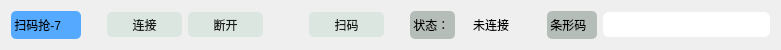
  <widget class="QWidget" name="layoutWidget_7">
   <property name="geometry">
    <rect>
     <x>20</x>
     <y>320</y>
     <width>781</width>
     <height>30</height>
    </rect>
   </property>
   <layout class="QGridLayout" name="gridLayout_7">
    <item row="0" column="2">
     <widget class="QPushButton" name="pb_Connect_7">
      <property name="minimumSize">
       <size>
        <width>75</width>
        <height>25</height>
       </size>
      </property>
      <property name="styleSheet">
       <string notr="true">background: rgb(220, 230, 225);
border-color: rgb(0, 0, 0);
border-radius: 5px;
color:rgb(24, 28, 27);</string>
      </property>
      <property name="text">
       <string>连接</string>
      </property>
     </widget>
    </item>
    <item row="0" column="5">
     <widget class="QPushButton" name="pb_Scan_7">
      <property name="minimumSize">
       <size>
        <width>75</width>
        <height>25</height>
       </size>
      </property>
      <property name="styleSheet">
       <string notr="true">background: rgb(220, 230, 225);
border-color: rgb(0, 0, 0);
border-radius: 5px;
color:rgb(24, 28, 27);</string>
      </property>
      <property name="text">
       <string>扫码</string>
      </property>
     </widget>
    </item>
    <item row="0" column="8">
     <widget class="QLabel" name="lb_State_7">
      <property name="minimumSize">
       <size>
        <width>60</width>
        <height>25</height>
       </size>
      </property>
      <property name="text">
       <string>未连接</string>
      </property>
      <property name="alignment">
       <set>Qt::AlignCenter</set>
      </property>
     </widget>
    </item>
    <item row="0" column="0">
     <widget class="QLabel" name="lb_Scaner_7">
      <property name="minimumSize">
       <size>
        <width>70</width>
        <height>28</height>
       </size>
      </property>
      <property name="styleSheet">
       <string notr="true">border-radius: 5px;
background-color: rgb(85, 170, 255);</string>
      </property>
      <property name="text">
       <string> 扫码抢-7 </string>
      </property>
     </widget>
    </item>
    <item row="0" column="6">
     <spacer name="horizontalSpacer_25">
      <property name="orientation">
       <enum>Qt::Horizontal</enum>
      </property>
      <property name="sizeType">
       <enum>QSizePolicy::Fixed</enum>
      </property>
      <property name="sizeHint" stdset="0">
       <size>
        <width>20</width>
        <height>20</height>
       </size>
      </property>
     </spacer>
    </item>
    <item row="0" column="9">
     <spacer name="horizontalSpacer_26">
      <property name="orientation">
       <enum>Qt::Horizontal</enum>
      </property>
      <property name="sizeType">
       <enum>QSizePolicy::Fixed</enum>
      </property>
      <property name="sizeHint" stdset="0">
       <size>
        <width>20</width>
        <height>20</height>
       </size>
      </property>
     </spacer>
    </item>
    <item row="0" column="3">
     <widget class="QPushButton" name="pb_Disconnect_7">
      <property name="minimumSize">
       <size>
        <width>75</width>
        <height>25</height>
       </size>
      </property>
      <property name="styleSheet">
       <string notr="true">background: rgb(220, 230, 225);
border-color: rgb(0, 0, 0);
border-radius: 5px;
color:rgb(24, 28, 27);</string>
      </property>
      <property name="text">
       <string>断开</string>
      </property>
     </widget>
    </item>
    <item row="0" column="7">
     <widget class="QLabel" name="label_14">
      <property name="minimumSize">
       <size>
        <width>45</width>
        <height>25</height>
       </size>
      </property>
      <property name="styleSheet">
       <string notr="true">border-radius: 5px;
background-color: rgb(180, 189, 184);</string>
      </property>
      <property name="text">
       <string> 状态：</string>
      </property>
     </widget>
    </item>
    <item row="0" column="11">
     <widget class="QLineEdit" name="le_CodeData_7">
      <property name="minimumSize">
       <size>
        <width>75</width>
        <height>25</height>
       </size>
      </property>
      <property name="styleSheet">
       <string notr="true">border-radius: 6px;
</string>
      </property>
     </widget>
    </item>
    <item row="0" column="4">
     <spacer name="horizontalSpacer_27">
      <property name="orientation">
       <enum>Qt::Horizontal</enum>
      </property>
      <property name="sizeType">
       <enum>QSizePolicy::Fixed</enum>
      </property>
      <property name="sizeHint" stdset="0">
       <size>
        <width>40</width>
        <height>20</height>
       </size>
      </property>
     </spacer>
    </item>
    <item row="0" column="1">
     <spacer name="horizontalSpacer_28">
      <property name="orientation">
       <enum>Qt::Horizontal</enum>
      </property>
      <property name="sizeType">
       <enum>QSizePolicy::Fixed</enum>
      </property>
      <property name="sizeHint" stdset="0">
       <size>
        <width>20</width>
        <height>20</height>
       </size>
      </property>
     </spacer>
    </item>
    <item row="0" column="10">
     <widget class="QLabel" name="label_15">
      <property name="minimumSize">
       <size>
        <width>50</width>
        <height>25</height>
       </size>
      </property>
      <property name="styleSheet">
       <string notr="true">border-radius: 5px;
background-color: rgb(180, 189, 184);</string>
      </property>
      <property name="text">
       <string> 条形码</string>
      </property>
     </widget>
    </item>
   </layout>
  </widget>
